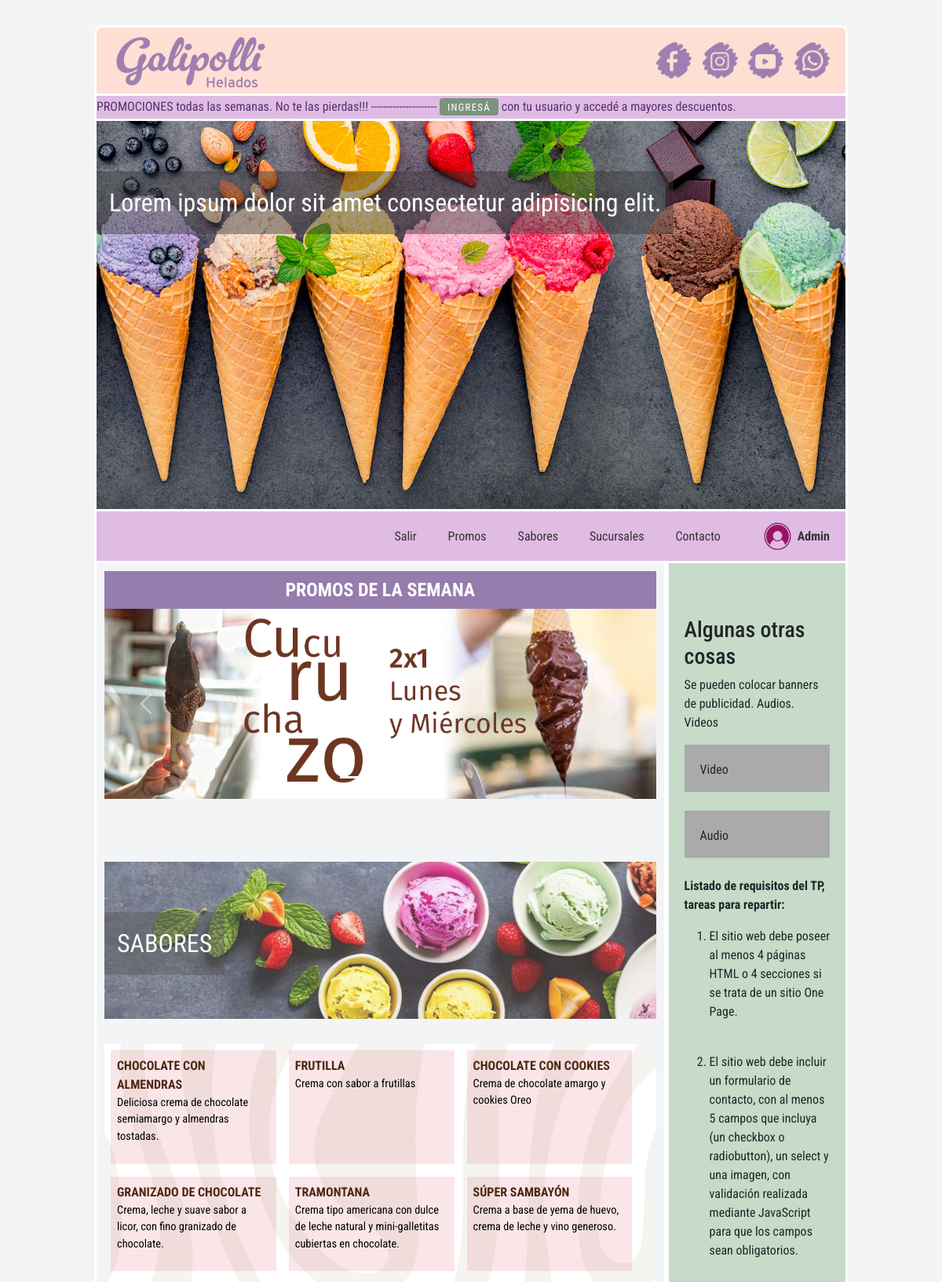
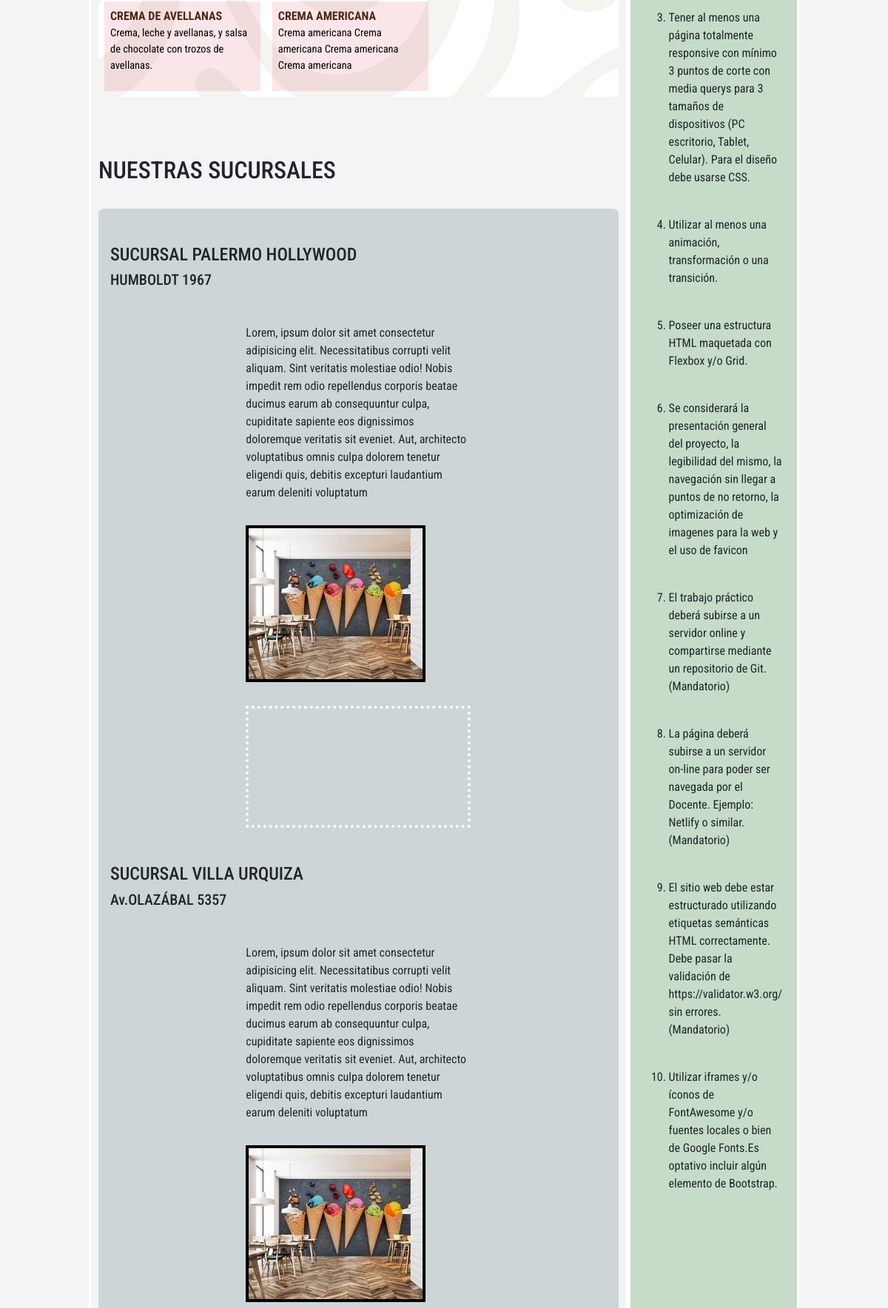
The app's page / (signed in, upper part) with its own data (2 pictures, top to bottom).
### core/models.py (models this page shows, shortened)
class Helado (models.Model):
    sabor = models.CharField(max_length=50)
    descripcion = models.TextField()
    created = models.DateTimeField(auto_now_add=True)

### core/views.py (the view)
# urls.py: path('', index, name='index'),
def index(request):
    helados = Helado.objects.all()
    return render(request, 'index.html', {'helados':helados})

### core/context_processors.py (called while the page is built)
def site_url(request):
    return {'SITE_URL': settings.SITE_URL}

### core/templates/core/index.html (shortened to what this page needs)
{% extends 'base.html' %}
{% load static %}
{% block main %}
        <div class="row">
            <div class="main">
                <section id="Promos">
                    <div class="ttl_promos">PROMOS DE LA SEMANA</div>
                    <div>
                        <div id="demo" class="carousel slide" data-bs-ride="carousel">
                            <div class="carousel-indicators">
                            <button type="button" data-bs-target="#demo" data-bs-slide-to="0" class="active"></button>
                            <button type="button" data-bs-target="#demo" data-bs-slide-to="1"></button>
                            <button type="button" data-bs-target="#demo" data-bs-slide-to="2"></button>
                            </div>
                            <div class="carousel-inner">
                            <div class="carousel-item active">
                                <img src="{% static 'img/Promos/PromosSemana_01.png' %}" alt="Cucuruchazo Promo 2x1 Lunes y Miércoles" class="d-block w-100">
                            </div>
                            </div>
                            <button class="carousel-control-prev" type="button" data-bs-target="#demo" data-bs-slide="prev">
                            <span class="carousel-control-prev-icon"></span>
                            </button>
                            <button class="carousel-control-next" type="button" data-bs-target="#demo" data-bs-slide="next">
                            <span class="carousel-control-next-icon"></span>
                            </button>
                        </div>
                    </div>
                </section>
                <section>
                    <div id="Sabores" class="gapSection flavorsHeader">
                      <p class="flavorTtlHeader">SABORES</p>
                    </div>
                    <div class="flavorsFlexBx">
                    {% for helado in helados %}
                      <div class="flexItem">
                        <span class="flavorTtl">{{helado.sabor}}</span>
                        <span class="flavorDescription">{{helado.descripcion}}</span>
                      </div>
                    {% endfor %}
                    </div>
                  </section>
                <section id="Sucursales" class="gapSection">
                    <h2>NUESTRAS SUCURSALES</h2>
                    <div class="branchContainerFlex">
                        <div class="branchTitle"><H4>SUCURSAL PALERMO HOLLYWOOD</H4>
                             <H5>HUMBOLDT 1967</H5></div>
                        <div class="branchFlexBxItem">Lorem, ipsum dolor sit amet consectetur adipisicing elit. Necessitatibus corrupti velit
                            aliquam. Sint veritatis molestiae odio! Nobis impedit rem odio repellendus corporis
                            beatae ducimus earum ab consequuntur culpa, cupiditate sapiente eos dignissimos
                            doloremque veritatis sit eveniet. Aut, architecto voluptatibus omnis culpa dolorem
                            tenetur eligendi quis, debitis excepturi laudantium earum deleniti voluptatum</div>
                        <div class="branchFlexBxItem"><img src="{% static 'img/heladeria_01.jpg' %}" alt="Sucursal Palermo"></div>
                        <div class="branchFlexBxItem"><iframe src="https://www.google.com/maps/embed?pb=!1m18!1m12!1m3!1d3284.8399556611503!2d-58.43529352347754!3d-34.58291595640136!2m3!1f0!2f0!3f0!3m2!1i1024!2i768!4f13.1!3m3!1m2!1s0x95bcb58e3cb56881%3A0x2f6596d6d94565b!2sHumboldt%201967%2C%20C1414CTU%20Cdad.%20Aut%C3%B3noma%20de%20Buenos%20Aires!5e0!3m2!1ses!2sar!4v1715979849086!5m2!1ses!2sar"  allowfullscreen="" loading="lazy"></iframe></div>
                        <div class="branchTitle">
                        <H4>SUCURSAL VILLA URQUIZA</H4>
                        <H5>Av.OLAZÁBAL 5357</H5></div>
                        <div class="branchFlexBxItem">Lorem, ipsum dolor sit amet consectetur adipisicing elit. Necessitatibus corrupti velit
                            aliquam. Sint veritatis molestiae odio! Nobis impedit rem odio repellendus corporis
                            beatae ducimus earum ab consequuntur culpa, cupiditate sapiente eos dignissimos
                            doloremque veritatis sit eveniet. Aut, architecto voluptatibus omnis culpa dolorem
                            tenetur eligendi quis, debitis excepturi laudantium earum deleniti voluptatum</div>
                        <div class="branchFlexBxItem"><img src="{% static 'img/heladeria_01.jpg' %}" alt="Sucursal Palermo"></div>
                    </div>
                </section>
            </div>
            <div class="side">
            <br><br>
                <h3>Algunas otras cosas</h3>
                <p>Se pueden colocar banners de publicidad. Audios. Videos</p>
                <div class="fakeimg" style="height:60px;">Video</div><br>
                <div class="fakeimg" style="height:60px;">Audio</div><br>
                <p><b>Listado de requisitos del TP, tareas para repartir:</b>
                <Ol Type="1">
                    <li>El sitio web debe poseer al menos 4 páginas HTML o 4 secciones si se trata de un sitio One Page.
                    </li><br>
                    <li>El sitio web debe incluir un formulario de contacto, con al menos 5 campos que incluya (un
                        checkbox o radiobutton), un select y una
                        imagen, con validación realizada mediante JavaScript para que los campos sean obligatorios.</li>
                    <br>
                    <li>Tener al menos una página totalmente responsive con mínimo 3 puntos de corte con media querys
                        para 3 tamaños de dispositivos
                        (PC escritorio, Tablet, Celular). Para el diseño debe usarse CSS.</li><br>
                    <li>Utilizar al menos una animación, transformación o una transición.</li><br>
                    <li>Poseer una estructura HTML maquetada con Flexbox y/o Grid.</li><br>
                    <li>Se considerará la presentación general del proyecto, la legibilidad del mismo, la navegación sin
                        llegar a puntos de no
                        retorno, la optimización de imagenes para la web y el uso de favicon</li><br>
                    <li>El trabajo práctico deberá subirse a un servidor online y compartirse mediante un repositorio de
                        Git. (Mandatorio)</li><br>
                    <li>La página deberá subirse a un servidor on-line para poder ser navegada por el Docente. Ejemplo:
                        Netlify o similar.
                        (Mandatorio)</li><br>
                    <li>El sitio web debe estar estructurado utilizando etiquetas semánticas HTML correctamente. Debe
                        pasar la validación
                        de https://validator.w3.org/ sin errores. (Mandatorio)</li><br>
                    <li>Utilizar iframes y/o íconos de FontAwesome y/o fuentes locales o bien de Google Fonts.Es
                        optativo incluir algún
                        elemento de Bootstrap.</li><br>
                </Ol>
                </p>
            </div>
        </div>
{% endblock %}

### core/templates/core/base.html (shortened to what this page needs)
{% load static %}
<!DOCTYPE html>
<html lang="es">
<head>
    <link href="https://cdn.jsdelivr.net/npm/bootstrap@5.3.3/dist/css/bootstrap.min.css" rel="stylesheet">
    <link rel="stylesheet" href="{% static 'css/styles.css' %}">
</head>
<body>
    <div class="centerAll">
            <div class="topHeader">
                <header id="Home">
                    <img src="{% static 'img/logo.png' %}" alt="logo">
                </header>
                <nav class="navHeader">
                    <ul class="navRedesHeader">
                        <li><a href="#"><img id="red_facebook" src="{% static 'img/ffacebook.png' %}" alt ="imagen facebook" onmouseover="cambiarImagen('red_facebook','facebook.png')" onmouseout="restaurarImagen('red_facebook','ffacebook.png')"></a></li>
                        <li><a href="#"><img id="red_instagram" src="{% static 'img/iinstagram.png' %}" alt ="imagen instagram" onmouseover="cambiarImagen('red_instagram','instagram.png')" onmouseout="restaurarImagen('red_instagram','iinstagram.png')"></a></li>
                        <li><a href="#"><img id="red_youtube" src="{% static 'img/yyoutube.png' %}" alt ="imagen youtube" onmouseover="cambiarImagen('red_youtube','youtube.png')" onmouseout="restaurarImagen('red_youtube','yyoutube.png')"></a></li>
                        <li><a href="#"><img id="red_whatsapp" src="{% static 'img/wwhatsapp.png' %}" alt ="imagen whatsapp" onmouseover="cambiarImagen('red_whatsapp','whatsapp.png')" onmouseout="restaurarImagen('red_whatsapp','wwhatsapp.png')"></a></li>
                    </ul>
                </nav>
            </div>
            <div class="designBar">
                <div class="scrolling-textContainer">
                    <p class="scrolling-text">PROMOCIONES todas las semanas. No te las pierdas!!! --------------------- <a href="#" class="loginIngresar"><span class="btnScrolling-text">INGRESÁ</span></a> con tu usuario y accedé a mayores descuentos.</p>
                </div>
            </div>
            <div class="header">
                <div class="txtHeader">Lorem ipsum dolor sit amet consectetur adipisicing elit.</div>
            </div>
            <div class="navbar menu-desktop">
                {% if not request.user.is_authenticated %}
                    <a href="{{ SITE_URL }}#username" class="loginIngresar">Ingresar</a>
                {% else %}
                    <a href="{% url 'salir' %}">Salir</a>
                {% endif %}
                <a href="{{ SITE_URL }}#Promos">Promos</a>
                <a href="{{ SITE_URL }}#Sabores">Sabores</a>
                <a href="{{ SITE_URL }}#Sucursales">Sucursales</a>
                <a href="{{ SITE_URL }}#Contacto">Contacto</a>
                <div class="log_user_desk">
                    {% if not request.user.is_authenticated %}
                        <a href="{% url 'register' %}#formularioRegistro">
                            <img id="logo_user" src="{% static 'img/login-user-red.png' %}">
                            <p>Registrate</p>
                        </a>
                    {% else %}
                        <a href="{% url 'profile' %}#cardProfile">
                            <img id="logo_user" src="{% static 'img/login-user-gris.png' %}" width="45px">
                            <p><strong>{{ request.user.username }}</strong></p>
                        </a>
                    {% endif %}
                </div>
            </div>
        </div>
            {% block main %}{% endblock %}
    </body>
</html>

### static/css/styles.css (style rules this page uses)
* { box-sizing: border-box; }
body { font-family: 'Roboto Condensed', Arial, Helvetica, sans-serif; background-color: rgb(243, 244, 245); }
.gapSection { margin-top: 5rem; }
Ol >li { margin-top: 1rem; }
.centerAll { width: 80%; margin:auto; margin-top: 2rem; }
.topHeader { display: flex; justify-content: space-between; align-items: center; background-color: #FFDFD3; border-radius: 10px 10px 0 0 ; border: solid #ffffff; border-width: 0.2rem 0.2rem 0rem 0.2rem; }
.topHeader img { height: auto; }
nav { margin-right: 20px; }
.navRedesHeader { list-style: none; margin-top: 1rem; }
.navRedesHeader li { display: inline-block; margin-left: 10px; }
.navRedesHeader img { width: 45px; }
.designBar { width:100%; height: 2rem; vertical-align: middle; background-color: #E0BBE4; border: solid #ffffff; border-width: 0.2rem 0.2rem 0rem 0.2rem; }
.scrolling-textContainer { width: 100%; align-content: center; overflow: hidden; }
.scrolling-text { animation: scrolling 30s linear infinite; white-space: nowrap; margin-top: 0.1em; color: #51336e; }
.btnScrolling-text { font-size: 0.8em ; letter-spacing: 0.1em; color: #ffffff; background-color: #7a947c; padding: 0.3em 0.8em 0.3em 0.8em; border-radius: 0.3em; }
.scrolling-text > a { text-decoration: none; }
.header { background: url(../img/helados_01.jpg) no-repeat center; background-size: cover; height: 500px; margin-top: 0em; position: relative; border: solid #ffffff; border-width: 0.2rem 0.2rem 0.2rem 0.2rem; }
.txtHeader { font-size: 2em; padding: 0.5em; position: absolute; margin-top: 2em; color: white; background-color: rgba(51, 51, 51, 0.445); }
.navbar, .menu-mobile { display: flex; justify-content: end; background-color: #E0BBE4; border: solid #ffffff; border-width: 0rem 0.2rem 0.2rem 0.2rem; }
.navbar a { display: flex; align-items: center; height: 100%; color: #7c0a56; padding: 14px 20px; text-decoration: none; text-align: center; }
.navbar a img { margin-right: 8px; width: 35px; height: 35px; }
.navbar a p { margin: 0; }
.log_user_desk { display: flex; flex-direction: row; align-items: center; padding-left: 15px; }
.log_user_desk a { display: flex; align-items: center; text-decoration: none; color: inherit; }
.log_user_desk img { margin-right: 10px; }
.log_user_desk p { margin: 0; }
.row { width: 80%; margin:auto; display: flex; flex-wrap: wrap; }
.side { flex: 10%; background-color: #c6dbc8; padding: 20px; border: solid #ffffff; border-width: 0rem 0.2rem 0.2rem 0.2rem; }
.main { flex: 70%; margin: 0; padding: 10px; border: solid #ffffff; border-width: 0rem 0.2rem 0.2rem 0.2rem; }
.fakeimg { background-color: #aaa; width: 100%; padding: 20px; }
.flavorsHeader { background: url(../img/flavorsTop.png) no-repeat center; background-size: cover; opacity:0.8; height: 200px; }
.flavorTtlHeader { font-size: 2em; padding: 0.5em; position: absolute; margin-top: 2em; color: white; background-color: rgba(51, 51, 51, 0.445); }
.flavorsFlexBx { display: flex; flex-wrap: wrap; margin-top: 2rem; justify-content: flex-start; background: url(../img/flavorsBackground.png); }
.flexItem { width: 30%; }
.flavorsFlexBx >div { background-color: #ce11211a; margin: 0.5rem; padding: 0.5rem; }
.flavorTtl { text-align: left; font-size: 1rem; font-weight: bold; color: #4d2813; }
.flavorDescription { text-align: left; font-size: 0.9rem; color: #000000; display: block; padding-bottom: 1rem; }
.ttl_promos { font-size: 1.5em; text-align: center; color:#ffffff; font-weight: bold; background-color: #957dad; height: 3rem; align-content: center; }
.branchContainerFlex { background-color: rgba(155, 173, 173, 0.445); border-radius: 0.5rem; display: flex; flex-wrap: wrap; justify-content:space-evenly; padding: 1rem; margin-top: 2rem; }
.branchFlexBxItem { flex-basis: 20em; align-content: center; margin: 0.5rem; padding: 0.5rem; }
.branchTitle { width: 100%; padding-bottom: 1.5em; padding-top: 2em; }
.branchFlexBxItem >img { border: solid #000000; border-width: 0.3rem }
.branchFlexBxItem >iframe { border: dotted #ffffff; border-width: 0.3rem; width: 100%; height: 100%; }
@media (min-width: 768px) { .menu-desktop { display: flex; list-style: none; margin: 0; padding: 0; } }
@media (min-width: 768px) { .menu-desktop a { color: #333; text-decoration: none; } }

### records on screen
Helado: sabor "CHOCOLATE CON ALMENDRAS", descripcion "Deliciosa crema de chocolate semiamargo y almendras tostadas."
Helado: sabor "FRUTILLA", descripcion "Crema con sabor a frutillas"
Helado: sabor "CHOCOLATE CON COOKIES", descripcion "Crema de chocolate amargo y cookies Oreo"
Helado: sabor "GRANIZADO DE CHOCOLATE", descripcion "Crema, leche y suave sabor a licor, con fino granizado de chocolate."
Helado: sabor "TRAMONTANA", descripcion "Crema tipo americana con dulce de leche natural y mini-galletitas cubiertas en chocolate."
Helado: sabor "SÚPER SAMBAYÓN", descripcion "Crema a base de yema de huevo, crema de leche y vino generoso."
Helado: sabor "CREMA DE AVELLANAS", descripcion "Crema, leche y avellanas, y salsa de chocolate con trozos de avellanas."
Helado: sabor "CREMA AMERICANA", descripcion "Crema americana Crema americana Crema americana Crema americana"

### other values on screen
{{ request.user.username }} "Admin"
